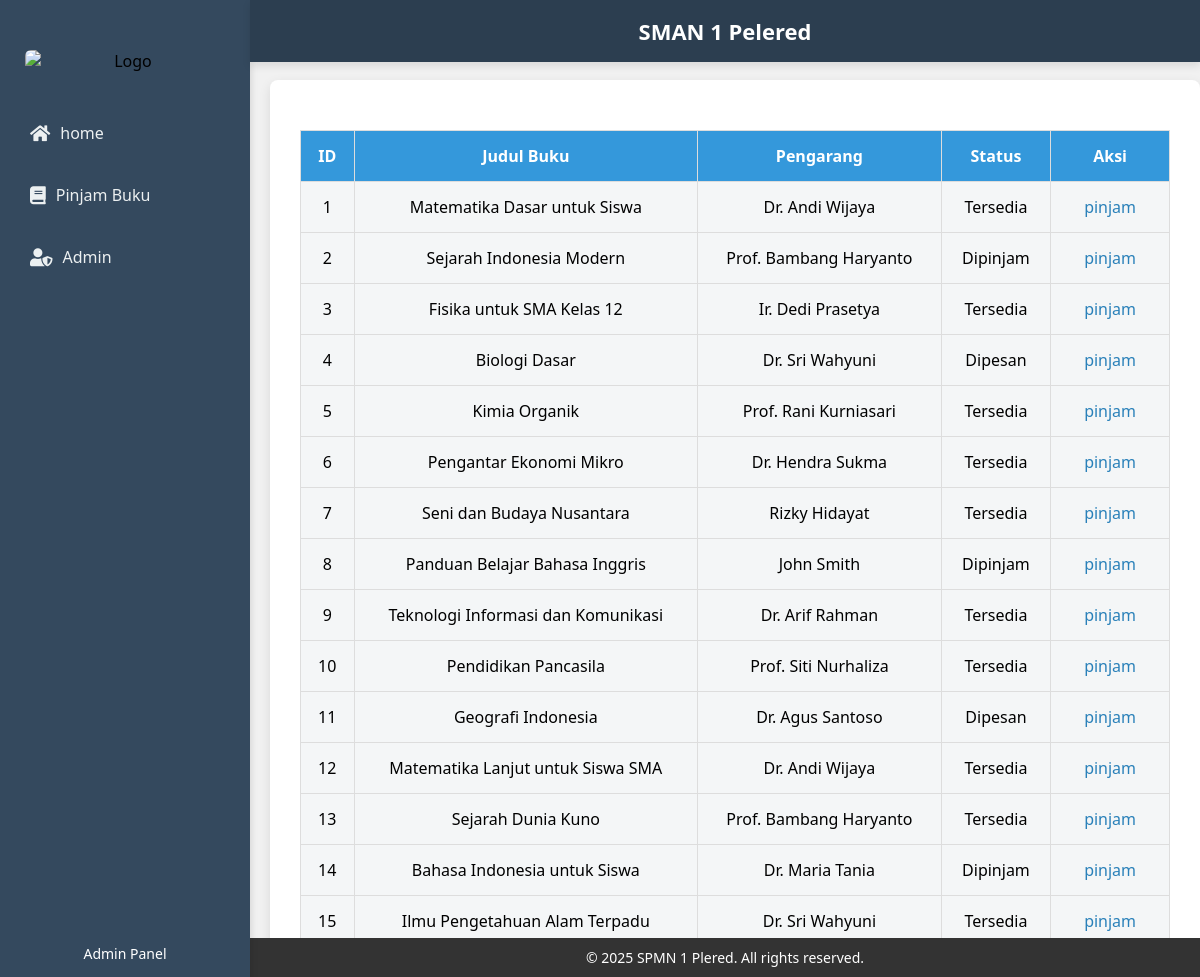
The page / on the database its author committed.
### tables this page shows
CREATE TABLE `buku` (
  `id` int(11) NOT NULL,
  `judul_buku` varchar(255) NOT NULL,
  `nama_pengarang` varchar(255) NOT NULL,
  `status` enum('Tersedia','Dipinjam','Dipesan') NOT NULL
);

### index.php (the view, shortened to what this page needs)
<?php
include 'includes/db.php';
include 'includes/header.php';
$sql = "SELECT * FROM buku";
$result = $conn->query($sql);
?>
<!DOCTYPE html>
<html lang="en">
<head>
    <link rel="stylesheet" href="css/style.css">
    <link rel="stylesheet" href="css/br.css">
    <link rel="stylesheet" href="https://cdnjs.cloudflare.com/ajax/libs/font-awesome/5.15.4/css/all.min.css">
</head>
<body>
    <div class="container">
         <div class="sidebar">
    <div class="logo">
        <img src="images/logosman.jpg" alt="Logo">
    </div>
    <a href="about.php">
        <i class="fas fa-home"></i> home
    </a>
    <a href="index.php">
        <i class="fas fa-book"></i> Pinjam Buku
    </a>
    <a href="login.php">
        <i class="fas fa-user-shield"></i> Admin
    </a>
    <div class="bottom">
        <p>Admin Panel</p>
    </div>
</div>
    <?php if ($result->num_rows > 0) { ?>
        <table>
            <thead>
                <tr>
                    <th>ID</th>
                    <th>Judul Buku</th>
                    <th>Pengarang</th>
                    <th>Status</th>
                    <th>Aksi</th>
                </tr>
            </thead>
            <tbody>
                <?php while ($book = $result->fetch_assoc()) { ?>
                    <tr>
                        <td><?php echo $book['id']; ?></td>
                        <td><?php echo $book['judul_buku']; ?></td>
                        <td><?php echo $book['nama_pengarang']; ?></td>
                        <td><?php echo $book['status']; ?></td>
                        <td>
                            <a href="index.php">pinjam</a>
                        </td>
                    </tr>
                <?php } ?>
            </tbody>
        </table>
    <?php } else { ?>
        <p>Tidak ada data buku.</p>
    <?php } ?>
</div>
    <?php include 'includes/footer.php'; ?>
</body>
</html>

### includes/header.php (shortened to what this page needs)
<!DOCTYPE html>
<html lang="en">
<head>
    <link rel="stylesheet" href="style.css">
    <link rel="stylesheet" href="https://cdnjs.cloudflare.com/ajax/libs/font-awesome/5.15.4/css/all.min.css">
</head>
<body>
    <nav>
        <h1>SMAN 1 Pelered</h1>
    </nav>

### includes/footer.php (shortened to what this page needs)
<head>
    <link rel="stylesheet" href="css/style.css">
    <link rel="stylesheet" href="css/br.css">
    <link rel="stylesheet" href="https://cdnjs.cloudflare.com/ajax/libs/font-awesome/5.15.4/css/all.min.css">
</head>
<footer>
    <p>&copy; 2025 SPMN 1 Plered. All rights reserved.</p>
</footer>

### css/style.css (style rules this page uses)
body { font-family: 'Segoe UI', Tahoma, Geneva, Verdana, sans-serif; margin: 0; padding: 0; background-color: #f1f1f1; }
nav { background-color: #2c3e50; overflow: hidden; position: fixed; width: calc(100% - 250px); top: 0; left: 250px; z-index: 1000; box-shadow: 0 4px 8px rgba(0, 0, 0, 0.1); }
nav h1 { color: white; text-align: center; padding: 16px; font-size: 22px; margin: 0; }
.sidebar { width: 250px; position: fixed; top: 0; left: 0; background-color: #34495e; height: 100%; display: flex; flex-direction: column; padding-top: 20px; box-shadow: 2px 0 6px rgba(0, 0, 0, 0.1); z-index: 999; }
.sidebar .logo { width: 80%; margin: 0 auto; padding: 10px 0; }
.sidebar a { color: #ecf0f1; padding: 15px 20px; text-decoration: none; display: flex; align-items: center; font-size: 16px; border-radius: 4px; margin: 5px 10px; transition: background-color 0.3s ease, color 0.3s ease; }
.sidebar a i { margin-right: 10px; font-size: 18px; }
.sidebar .bottom { margin-top: auto; margin-bottom: 20px; text-align: center; color: white; font-size: 14px; }
.container { margin-left: 270px; padding: 30px; background-color: #ffffff; border-radius: 8px; box-shadow: 0px 4px 12px rgba(0, 0, 0, 0.1); margin-top: 80px; transition: margin-left 0.3s ease; }
h1 { text-align: center; color: #2c3e50; margin-bottom: 20px; font-size: 28px; }
table { width: 100%; border-collapse: collapse; margin-top: 20px; }
th, td { border: 1px solid #ddd; padding: 14px; text-align: center; font-size: 16px; }
th { background-color: #3498db; color: white; font-weight: bold; }
td { background-color: #f4f6f7; }
td a { color: #2980b9; text-decoration: none; padding: 6px 12px; border-radius: 4px; }
img { max-width: 80px; max-height: 80px; border-radius: 6px; object-fit: cover; }
.logo img { max-width: 100%; height: auto; margin: 20px 0; display: block; margin-left: auto; margin-right: auto; }
body { padding-top: 80px; }

### css/br.css (style rules this page uses)
body { font-family: 'Segoe UI', Tahoma, Geneva, Verdana, sans-serif; margin: 0; padding: 0; background-image: url('images/perpustakaan.jpg'); background-size: cover; background-position: center; }
nav { background-color: #2c3e50; overflow: hidden; position: fixed; width: calc(100% - 250px); top: 0; left: 250px; z-index: 1000; box-shadow: 0 4px 8px rgba(0, 0, 0, 0.1); }
nav h1 { color: white; text-align: center; padding: 16px; font-size: 22px; margin: 0; }
.sidebar { width: 250px; position: fixed; top: 0; left: 0; background-color: #34495e; height: 100%; display: flex; flex-direction: column; padding-top: 20px; box-shadow: 2px 0 6px rgba(0, 0, 0, 0.1); z-index: 999; }
.sidebar .logo { width: 80%; margin: 0 auto; padding: 10px 0; text-align: center; }
.sidebar .logo img { max-width: 100%; height: auto; }
.sidebar a { color: #ecf0f1; padding: 15px 20px; text-decoration: none; display: flex; align-items: center; font-size: 16px; border-radius: 4px; margin: 5px 10px; transition: background-color 0.3s ease, color 0.3s ease; }
.sidebar a i { margin-right: 10px; font-size: 18px; }
.sidebar .bottom { margin-top: auto; margin-bottom: 20px; text-align: center; color: white; font-size: 14px; }
.container { margin-left: 270px; padding: 30px; background-color: #ffffff; border-radius: 8px; box-shadow: 0px 4px 12px rgba(0, 0, 0, 0.1); margin-top: 80px; transition: margin-left 0.3s ease; }
footer { background-color: #333; color: #fff; text-align: center; padding: 10px 0; position: fixed; bottom: 0; left: 250px; width: calc(100% - 250px); font-size: 14px; }
footer p { margin: 0; }

### rows shown on the page
buku: id "1", judul_buku "Matematika Dasar untuk Siswa", nama_pengarang "Dr. Andi Wijaya", status "Tersedia"
buku: id "2", judul_buku "Sejarah Indonesia Modern", nama_pengarang "Prof. Bambang Haryanto", status "Dipinjam"
buku: id "3", judul_buku "Fisika untuk SMA Kelas 12", nama_pengarang "Ir. Dedi Prasetya", status "Tersedia"
buku: id "4", judul_buku "Biologi Dasar", nama_pengarang "Dr. Sri Wahyuni", status "Dipesan"
buku: id "5", judul_buku "Kimia Organik", nama_pengarang "Prof. Rani Kurniasari", status "Tersedia"
buku: id "6", judul_buku "Pengantar Ekonomi Mikro", nama_pengarang "Dr. Hendra Sukma", status "Tersedia"
buku: id "7", judul_buku "Seni dan Budaya Nusantara", nama_pengarang "Rizky Hidayat", status "Tersedia"
buku: id "8", judul_buku "Panduan Belajar Bahasa Inggris", nama_pengarang "John Smith", status "Dipinjam"
buku: id "9", judul_buku "Teknologi Informasi dan Komunikasi", nama_pengarang "Dr. Arif Rahman", status "Tersedia"
buku: id "10", judul_buku "Pendidikan Pancasila", nama_pengarang "Prof. Siti Nurhaliza", status "Tersedia"
buku: id "11", judul_buku "Geografi Indonesia", nama_pengarang "Dr. Agus Santoso", status "Dipesan"
buku: id "12", judul_buku "Matematika Lanjut untuk Siswa SMA", nama_pengarang "Dr. Andi Wijaya", status "Tersedia"
buku: id "13", judul_buku "Sejarah Dunia Kuno", nama_pengarang "Prof. Bambang Haryanto", status "Tersedia"
buku: id "14", judul_buku "Bahasa Indonesia untuk Siswa", nama_pengarang "Dr. Maria Tania", status "Dipinjam"
buku: id "15", judul_buku "Ilmu Pengetahuan Alam Terpadu", nama_pengarang "Dr. Sri Wahyuni", status "Tersedia"
